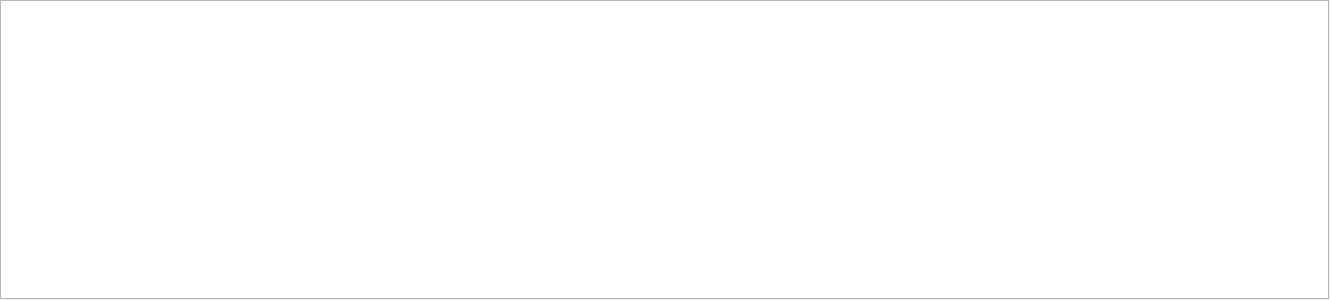
<?xml version="1.0" encoding="UTF-8"?>
<ui version="4.0">
 <class>DelegateTableViewDialog</class>
 <widget class="QDialog" name="DelegateTableViewDialog">
  <property name="geometry">
   <rect>
    <x>0</x>
    <y>0</y>
    <width>1330</width>
    <height>300</height>
   </rect>
  </property>
  <property name="windowTitle">
   <string>Table</string>
  </property>
  <widget class="QTableView" name="tableView">
   <property name="geometry">
    <rect>
     <x>0</x>
     <y>0</y>
     <width>1329</width>
     <height>299</height>
    </rect>
   </property>
  </widget>
 </widget>
 <layoutdefault spacing="6" margin="11"/>
 <resources/>
 <connections/>
</ui>
